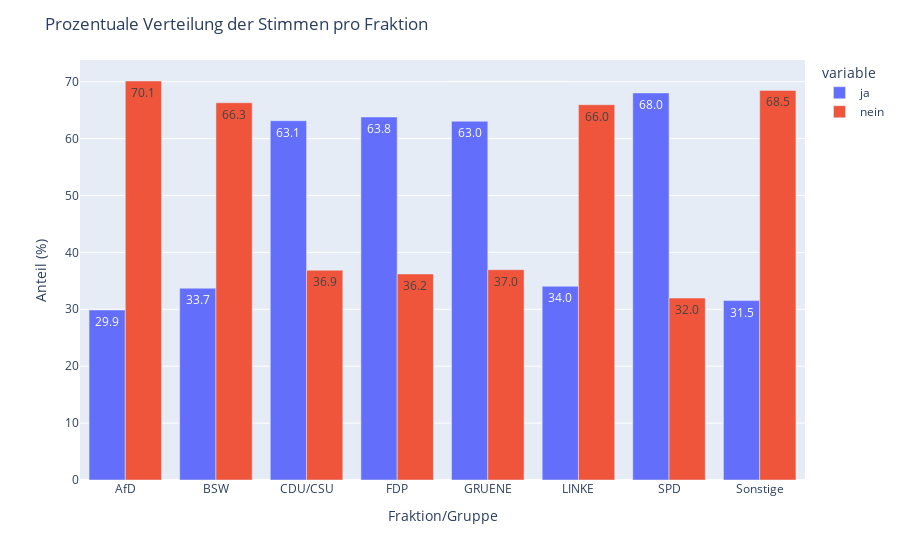

Notebook cell for this chart:
### Code cell
df_percentage = df_vote_distribution.copy()
df_percentage[["ja", "nein"]] = df_percentage[["ja", "nein"]].div(df_percentage[["ja", "nein"]].sum(axis=1), axis=0) * 100

fig = px.bar(
    df_percentage,
    x="Fraktion/Gruppe",
    y=["ja", "nein"],
    barmode="group",
    labels={"value": "Anteil (%)"},
    text_auto=".1f"
)

fig.update_layout(title="Prozentuale Verteilung der Stimmen pro Fraktion")
fig.show()

### Figure 1 — Plotly figure (JSON) as saved in the notebook; plotly's stock layout.template omitted (floating-point values rounded to 4 significant figures)
{"data": [{"alignmentgroup": "True", "hovertemplate": "variable=ja<br>Fraktion/Gruppe=%{x}<br>Anteil (%)=%{y}<extra></extra>", "legendgroup": "ja", "marker": {"color": "#636efa", "pattern": {"shape": ""}}, "name": "ja", "offsetgroup": "ja", "orientation": "v", "showlegend": true, "textposition": "auto", "texttemplate": "%{y:.1f}", "type": "bar", "x": ["AfD", "BSW", "CDU/CSU", "FDP", "GRUENE", "LINKE", "SPD", "Sonstige"], "xaxis": "x", "y": [29.88, 33.71, 63.13, 63.79, 63.04, 34.04, 68.03, 31.53], "yaxis": "y"}, {"alignmentgroup": "True", "hovertemplate": "variable=nein<br>Fraktion/Gruppe=%{x}<br>Anteil (%)=%{y}<extra></extra>", "legendgroup": "nein", "marker": {"color": "#EF553B", "pattern": {"shape": ""}}, "name": "nein", "offsetgroup": "nein", "orientation": "v", "showlegend": true, "textposition": "auto", "texttemplate": "%{y:.1f}", "type": "bar", "x": ["AfD", "BSW", "CDU/CSU", "FDP", "GRUENE", "LINKE", "SPD", "Sonstige"], "xaxis": "x", "y": [70.12, 66.29, 36.87, 36.21, 36.96, 65.96, 31.97, 68.47], "yaxis": "y"}], "layout": {"barmode": "group", "legend": {"title": {"text": "variable"}, "tracegroupgap": 0}, "margin": {"t": 60}, "title": {"text": "Prozentuale Verteilung der Stimmen pro Fraktion"}, "xaxis": {"anchor": "y", "domain": [0, 1], "title": {"text": "Fraktion/Gruppe"}}, "yaxis": {"anchor": "x", "domain": [0, 1], "title": {"text": "Anteil (%)"}}}}
